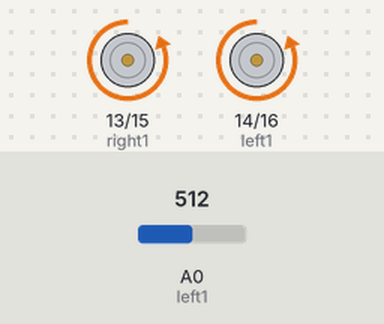
Bench run of a sketch on a simulated Arduino Uno, built with avr-gcc and run on an emulated ATmega328P. On the bench: motor-driver pin pairs drawn as motors (green arrow = first pin HIGH = forward, orange = second pin HIGH = backward, longer = more drive). The inputs (shaded band) are chosen by the test bench; at power-on: A0 (left1) = 512.

Above: at 1.2 s.
1.3 s: A0 (left1) set to 259
2.8 s: A0 (left1) set to 232
At 3.1 s:
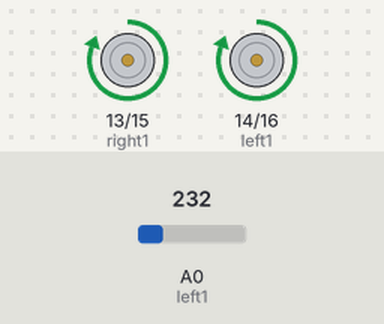
4.3 s: A0 (left1) set to 260
At 5.6 s:
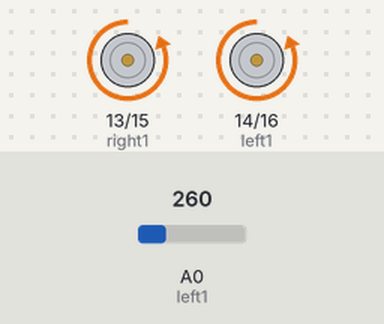
5.9 s: A0 (left1) set to 240
At 6.6 s:
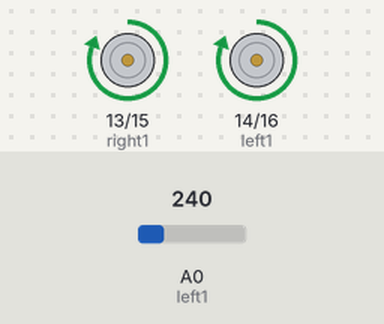
Timing chart, 0 to 8.4 s (numbered marks = the images above; inputs shaded):
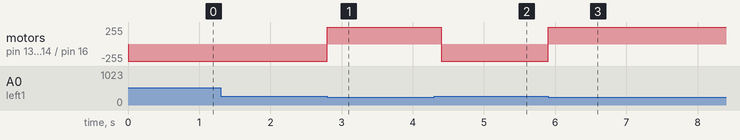

Measured:
- the behaviour switches between 251 and 250 on A0 (left1) (found by bisection; images 0 and 1)
- after the input at 1.3 s, every drawn part: stays the same
- after the input at 2.8 s, motor on pin 13 (right1) / pin 15 (right2), motor on pin 14 (left1) / pin 16 (left2): backward 255/255 → forward 255/255 at once
- after the input at 4.3 s, motor on pin 13 (right1) / pin 15 (right2), motor on pin 14 (left1) / pin 16 (left2): forward 255/255 → backward 255/255 after 0.10 s
- after the input at 5.9 s, motor on pin 13 (right1) / pin 15 (right2), motor on pin 14 (left1) / pin 16 (left2): backward 255/255 → forward 255/255 at once

The sketch:

avoid_obstacle.ino
```cpp
// (licence header left out)
#define left1 14
#define left2 16 //pwm
#define right1 13
#define right2 15 //pwm
#define ir 0 //IR obstacle avoidance sensor

/* This is a reasonable port of the provide python code
 *  It uses the IR sensor on the front of the car to
 *  avoid obstacles.
 */

void setup() {
  pinMode(left1, OUTPUT);
  pinMode(left2, OUTPUT);
  pinMode(right1, OUTPUT);
  pinMode(right2, OUTPUT);
  pinMode(ir, INPUT);
stop();

}

void loop() {
  //Arduino PWM is from 0 to 255
  //ccw (counter clockwise) will move the car forward
  //in the python examples this is positive numbers.
  //cw (clockwise) will move the car backward
  //in the python examples this is the negitive numbers.
  //PWM for left, right motor
  avoid();

}

void cw(int lft, int rgt) {
  //This causes the car to move backward
  digitalWrite(left1, 1);
  digitalWrite(right1, 1);
  analogWrite(left2, map(lft,50,255,50,255));
  analogWrite(right2, map(rgt,50,255,50,255));
}

void ccw(int lft, int rgt) {
  //This causes the car to move forward
  digitalWrite(left1, 0);
  digitalWrite(right1, 0);
  analogWrite(left2, lft);
  analogWrite(right2, rgt);
}

void stop() {
  digitalWrite(left1, 0);
  digitalWrite(right1, 0);
  analogWrite(left2, 0);
  analogWrite(right2, 0);
}


void avoid() {
  int IR = analogRead(ir);
  if (IR > 250) {
      ccw(128,128);
  } else {
    cw(75,0);
    delay(200);
  }
}
```
